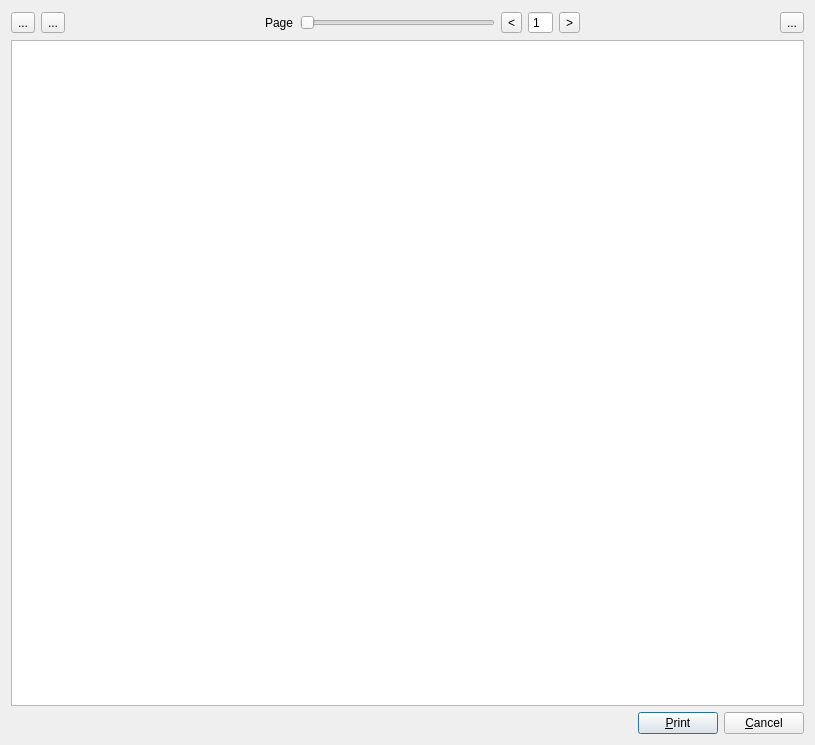
<ui version="4.0" >
 <author>Gordos Kund</author>
 <class>TDPreviewDialog</class>
 <widget class="QDialog" name="TDPreviewDialog" >
  <property name="geometry" >
   <rect>
    <x>0</x>
    <y>0</y>
    <width>815</width>
    <height>745</height>
   </rect>
  </property>
  <property name="windowTitle" >
   <string>Dialog</string>
  </property>
  <layout class="QVBoxLayout" >
   <item>
    <layout class="QHBoxLayout" >
     <item>
      <widget class="QToolButton" name="zoomInToolButton" >
       <property name="toolTip" >
        <string>Zoom in</string>
       </property>
       <property name="text" >
        <string>...</string>
       </property>
       <property name="icon" >
        <iconset resource="../tableprinterresource.qrc" >:/16x16/icons/16x16/actions/viewzoomin.png</iconset>
       </property>
      </widget>
     </item>
     <item>
      <widget class="QToolButton" name="zoomOutToolButton" >
       <property name="toolTip" >
        <string>Zoom Out</string>
       </property>
       <property name="text" >
        <string>...</string>
       </property>
       <property name="icon" >
        <iconset resource="../tableprinterresource.qrc" >:/16x16/icons/16x16/actions/viewzoomout.png</iconset>
       </property>
      </widget>
     </item>
     <item>
      <spacer>
       <property name="orientation" >
        <enum>Qt::Horizontal</enum>
       </property>
       <property name="sizeHint" >
        <size>
         <width>40</width>
         <height>20</height>
        </size>
       </property>
      </spacer>
     </item>
     <item>
      <widget class="QLabel" name="label" >
       <property name="text" >
        <string>Page</string>
       </property>
      </widget>
     </item>
     <item>
      <widget class="QSlider" name="horizontalSlider" >
       <property name="toolTip" >
        <string>Select Page</string>
       </property>
       <property name="minimum" >
        <number>1</number>
       </property>
       <property name="pageStep" >
        <number>1</number>
       </property>
       <property name="value" >
        <number>1</number>
       </property>
       <property name="tracking" >
        <bool>false</bool>
       </property>
       <property name="orientation" >
        <enum>Qt::Horizontal</enum>
       </property>
       <property name="tickPosition" >
        <enum>QSlider::NoTicks</enum>
       </property>
       <property name="tickInterval" >
        <number>0</number>
       </property>
      </widget>
     </item>
     <item>
      <widget class="QToolButton" name="prevToolButton" >
       <property name="toolTip" >
        <string>Previous Page</string>
       </property>
       <property name="text" >
        <string>&lt;</string>
       </property>
       <property name="icon" >
        <iconset resource="../tableprinterresource.qrc" >:/16x16/icons/16x16/actions/1leftarrow.png</iconset>
       </property>
      </widget>
     </item>
     <item>
      <widget class="QSpinBox" name="pageSpinBox" >
       <property name="toolTip" >
        <string>Type page number here</string>
       </property>
       <property name="buttonSymbols" >
        <enum>QAbstractSpinBox::NoButtons</enum>
       </property>
       <property name="keyboardTracking" >
        <bool>false</bool>
       </property>
       <property name="minimum" >
        <number>1</number>
       </property>
      </widget>
     </item>
     <item>
      <widget class="QToolButton" name="nextToolButton" >
       <property name="toolTip" >
        <string>Next Page</string>
       </property>
       <property name="text" >
        <string>></string>
       </property>
       <property name="icon" >
        <iconset resource="../tableprinterresource.qrc" >:/16x16/icons/16x16/actions/1rightarrow.png</iconset>
       </property>
      </widget>
     </item>
     <item>
      <spacer>
       <property name="orientation" >
        <enum>Qt::Horizontal</enum>
       </property>
       <property name="sizeHint" >
        <size>
         <width>40</width>
         <height>20</height>
        </size>
       </property>
      </spacer>
     </item>
     <item>
      <widget class="QToolButton" name="setupToolButton" >
       <property name="toolTip" >
        <string>Page Settings</string>
       </property>
       <property name="text" >
        <string>...</string>
       </property>
       <property name="icon" >
        <iconset resource="../tableprinterresource.qrc" >:/16x16/icons/16x16/actions/configure.png</iconset>
       </property>
      </widget>
     </item>
    </layout>
   </item>
   <item>
    <widget class="QGraphicsView" name="graphicsView" >
     <property name="renderHints" >
      <set>QPainter::TextAntialiasing</set>
     </property>
     <property name="dragMode" >
      <enum>QGraphicsView::ScrollHandDrag</enum>
     </property>
    </widget>
   </item>
   <item>
    <layout class="QHBoxLayout" >
     <item>
      <spacer>
       <property name="orientation" >
        <enum>Qt::Horizontal</enum>
       </property>
       <property name="sizeHint" >
        <size>
         <width>40</width>
         <height>20</height>
        </size>
       </property>
      </spacer>
     </item>
     <item>
      <widget class="QPushButton" name="okPushButton" >
       <property name="toolTip" >
        <string>Print Document</string>
       </property>
       <property name="text" >
        <string>&amp;Print</string>
       </property>
       <property name="icon" >
        <iconset resource="../tableprinterresource.qrc" >:/16x16/icons/16x16/actions/fileprint.png</iconset>
       </property>
      </widget>
     </item>
     <item>
      <widget class="QPushButton" name="cancelPushButton" >
       <property name="toolTip" >
        <string>Cancel</string>
       </property>
       <property name="text" >
        <string>&amp;Cancel</string>
       </property>
       <property name="icon" >
        <iconset resource="../tableprinterresource.qrc" >:/16x16/icons/16x16/actions/button_cancel.png</iconset>
       </property>
      </widget>
     </item>
    </layout>
   </item>
  </layout>
 </widget>
 <tabstops>
  <tabstop>okPushButton</tabstop>
  <tabstop>cancelPushButton</tabstop>
  <tabstop>zoomInToolButton</tabstop>
  <tabstop>zoomOutToolButton</tabstop>
  <tabstop>setupToolButton</tabstop>
 </tabstops>
 <includes/>
 <resources>
  <include location="../tableprinterresource.qrc" />
 </resources>
 <connections>
  <connection>
   <sender>cancelPushButton</sender>
   <signal>clicked()</signal>
   <receiver>TDPreviewDialog</receiver>
   <slot>reject()</slot>
   <hints>
    <hint type="sourcelabel" >
     <x>565</x>
     <y>450</y>
    </hint>
    <hint type="destinationlabel" >
     <x>470</x>
     <y>392</y>
    </hint>
   </hints>
  </connection>
  <connection>
   <sender>okPushButton</sender>
   <signal>clicked()</signal>
   <receiver>TDPreviewDialog</receiver>
   <slot>accept()</slot>
   <hints>
    <hint type="sourcelabel" >
     <x>480</x>
     <y>450</y>
    </hint>
    <hint type="destinationlabel" >
     <x>367</x>
     <y>388</y>
    </hint>
   </hints>
  </connection>
  <connection>
   <sender>horizontalSlider</sender>
   <signal>valueChanged(int)</signal>
   <receiver>pageSpinBox</receiver>
   <slot>setValue(int)</slot>
   <hints>
    <hint type="sourcelabel" >
     <x>303</x>
     <y>23</y>
    </hint>
    <hint type="destinationlabel" >
     <x>375</x>
     <y>22</y>
    </hint>
   </hints>
  </connection>
  <connection>
   <sender>prevToolButton</sender>
   <signal>clicked()</signal>
   <receiver>pageSpinBox</receiver>
   <slot>stepDown()</slot>
   <hints>
    <hint type="sourcelabel" >
     <x>348</x>
     <y>26</y>
    </hint>
    <hint type="destinationlabel" >
     <x>372</x>
     <y>25</y>
    </hint>
   </hints>
  </connection>
  <connection>
   <sender>nextToolButton</sender>
   <signal>clicked()</signal>
   <receiver>pageSpinBox</receiver>
   <slot>stepUp()</slot>
   <hints>
    <hint type="sourcelabel" >
     <x>404</x>
     <y>13</y>
    </hint>
    <hint type="destinationlabel" >
     <x>385</x>
     <y>17</y>
    </hint>
   </hints>
  </connection>
  <connection>
   <sender>pageSpinBox</sender>
   <signal>valueChanged(int)</signal>
   <receiver>horizontalSlider</receiver>
   <slot>setValue(int)</slot>
   <hints>
    <hint type="sourcelabel" >
     <x>375</x>
     <y>14</y>
    </hint>
    <hint type="destinationlabel" >
     <x>286</x>
     <y>26</y>
    </hint>
   </hints>
  </connection>
 </connections>
</ui>
